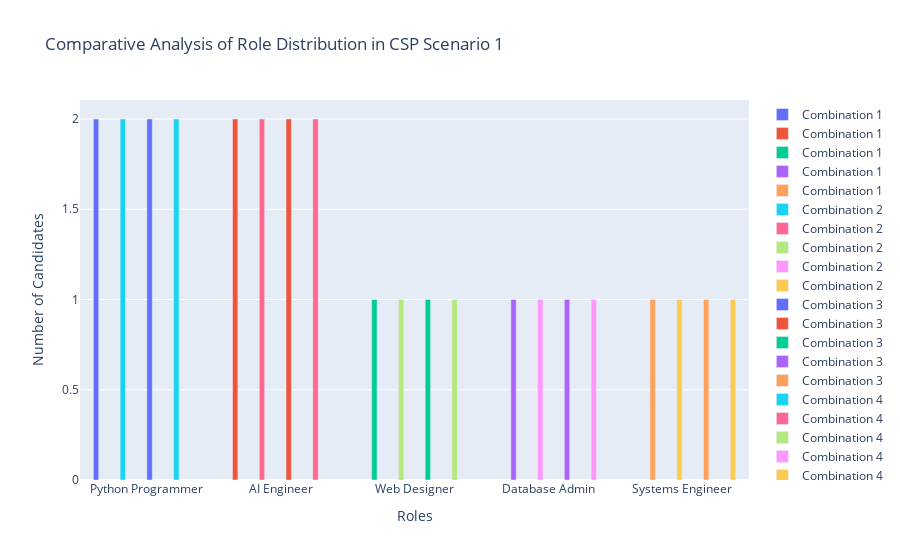

Write notebook code for a chart like this one.
### Markdown cell above
### Data Visualisation task

### Code cell
import plotly.graph_objs as go

# Data for Scenario 1 combinations with candidates' roles
combinations = {
    "Combination 1": {"Python Programmer": ["Ciara", "Jane"], "AI Engineer": ["Anita", "Jim"], "Web Designer": ["Anita"], "Database Admin": ["Jane"], "Systems Engineer": ["Jim"]},
    "Combination 2": {"Python Programmer": ["Ciara", "Jane"], "AI Engineer": ["Jim", "Anita"], "Web Designer": ["Anita"], "Database Admin": ["Jane"], "Systems Engineer": ["Jim"]},
    "Combination 3": {"Python Programmer": ["Ciara", "Jane"], "AI Engineer": ["Jim", "Juan"], "Web Designer": ["Juan"], "Database Admin": ["Jane"], "Systems Engineer": ["Jim"]},
    "Combination 4": {"Python Programmer": ["Ciara", "Jane"], "AI Engineer": ["Juan", "Jim"], "Web Designer": ["Juan"], "Database Admin": ["Jane"], "Systems Engineer": ["Jim"]}
}

# Roles for the x-axis
roles = ["Python Programmer", "AI Engineer", "Web Designer", "Database Admin", "Systems Engineer"]

# Create a grouped bar chart with hover text
fig = go.Figure()
for combo in combinations.keys():
    for role in roles:
        candidates = combinations[combo].get(role, [])
        hover_text = f"{role}: " + ", ".join(candidates)
        fig.add_trace(go.Bar(
            name=combo, 
            x=[role], 
            y=[len(candidates)], 
            hovertext=hover_text,
            hoverinfo="text"
        ))

# Update layout for better comparison
fig.update_layout(
    barmode='group',
    title="Comparative Analysis of Role Distribution in CSP Scenario 1",
    xaxis_title="Roles",
    yaxis_title="Number of Candidates",
    hovermode="closest"
)

# Show the plot
fig.show()

### Figure 1 — Plotly figure (JSON) as saved in the notebook; plotly's stock layout.template omitted (floating-point values rounded to 4 significant figures)
{"data": [{"hoverinfo": "text", "hovertext": "Python Programmer: Ciara, Jane", "name": "Combination 1", "type": "bar", "x": ["Python Programmer"], "y": [2]}, {"hoverinfo": "text", "hovertext": "AI Engineer: Anita, Jim", "name": "Combination 1", "type": "bar", "x": ["AI Engineer"], "y": [2]}, {"hoverinfo": "text", "hovertext": "Web Designer: Anita", "name": "Combination 1", "type": "bar", "x": ["Web Designer"], "y": [1]}, {"hoverinfo": "text", "hovertext": "Database Admin: Jane", "name": "Combination 1", "type": "bar", "x": ["Database Admin"], "y": [1]}, {"hoverinfo": "text", "hovertext": "Systems Engineer: Jim", "name": "Combination 1", "type": "bar", "x": ["Systems Engineer"], "y": [1]}, {"hoverinfo": "text", "hovertext": "Python Programmer: Ciara, Jane", "name": "Combination 2", "type": "bar", "x": ["Python Programmer"], "y": [2]}, {"hoverinfo": "text", "hovertext": "AI Engineer: Jim, Anita", "name": "Combination 2", "type": "bar", "x": ["AI Engineer"], "y": [2]}, {"hoverinfo": "text", "hovertext": "Web Designer: Anita", "name": "Combination 2", "type": "bar", "x": ["Web Designer"], "y": [1]}, {"hoverinfo": "text", "hovertext": "Database Admin: Jane", "name": "Combination 2", "type": "bar", "x": ["Database Admin"], "y": [1]}, {"hoverinfo": "text", "hovertext": "Systems Engineer: Jim", "name": "Combination 2", "type": "bar", "x": ["Systems Engineer"], "y": [1]}, {"hoverinfo": "text", "hovertext": "Python Programmer: Ciara, Jane", "name": "Combination 3", "type": "bar", "x": ["Python Programmer"], "y": [2]}, {"hoverinfo": "text", "hovertext": "AI Engineer: Jim, Juan", "name": "Combination 3", "type": "bar", "x": ["AI Engineer"], "y": [2]}, {"hoverinfo": "text", "hovertext": "Web Designer: Juan", "name": "Combination 3", "type": "bar", "x": ["Web Designer"], "y": [1]}, {"hoverinfo": "text", "hovertext": "Database Admin: Jane", "name": "Combination 3", "type": "bar", "x": ["Database Admin"], "y": [1]}, {"hoverinfo": "text", "hovertext": "Systems Engineer: Jim", "name": "Combination 3", "type": "bar", "x": ["Systems Engineer"], "y": [1]}, {"hoverinfo": "text", "hovertext": "Python Programmer: Ciara, Jane", "name": "Combination 4", "type": "bar", "x": ["Python Programmer"], "y": [2]}, {"hoverinfo": "text", "hovertext": "AI Engineer: Juan, Jim", "name": "Combination 4", "type": "bar", "x": ["AI Engineer"], "y": [2]}, {"hoverinfo": "text", "hovertext": "Web Designer: Juan", "name": "Combination 4", "type": "bar", "x": ["Web Designer"], "y": [1]}, {"hoverinfo": "text", "hovertext": "Database Admin: Jane", "name": "Combination 4", "type": "bar", "x": ["Database Admin"], "y": [1]}, {"hoverinfo": "text", "hovertext": "Systems Engineer: Jim", "name": "Combination 4", "type": "bar", "x": ["Systems Engineer"], "y": [1]}], "layout": {"barmode": "group", "hovermode": "closest", "title": {"text": "Comparative Analysis of Role Distribution in CSP Scenario 1"}, "xaxis": {"title": {"text": "Roles"}}, "yaxis": {"title": {"text": "Number of Candidates"}}}}
